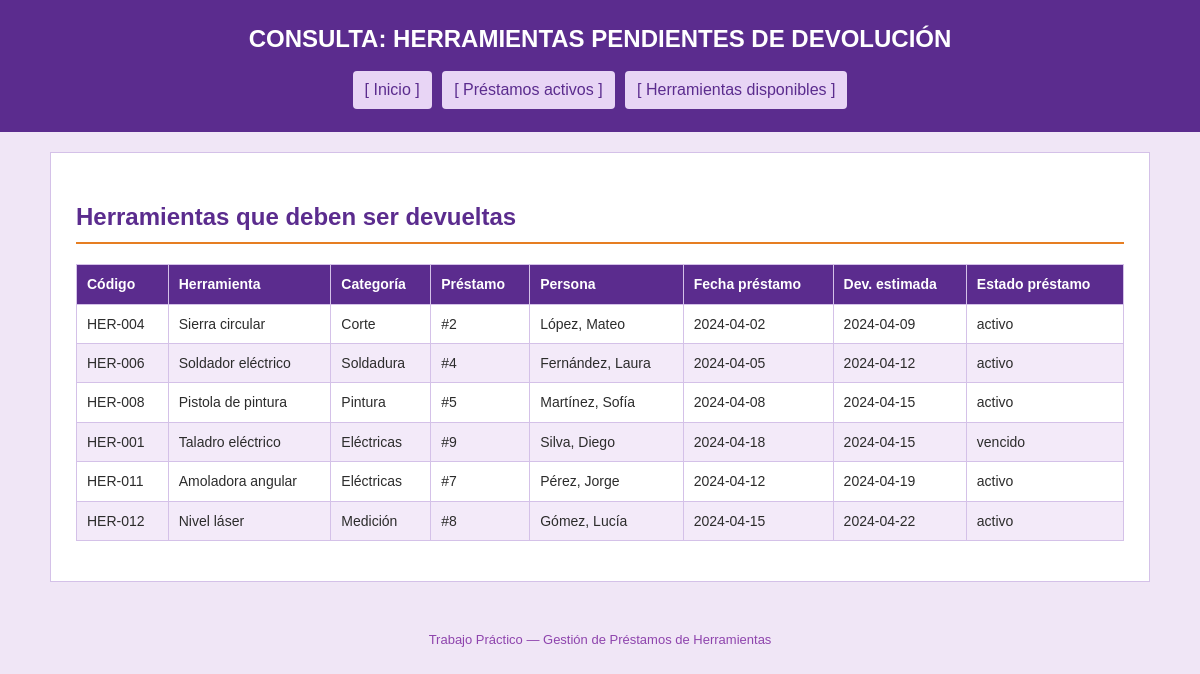
/aplicacion/consultas/herramientas_pendientes.php, run on the app's committed database.
### tables this page shows
CREATE TABLE `herramienta` (
  `id_herramienta` int(11) NOT NULL AUTO_INCREMENT,
  `nombre` varchar(100) NOT NULL,
  `descripcion` text DEFAULT NULL,
  `codigo_interno` varchar(50) NOT NULL,
  `estado` varchar(50) NOT NULL DEFAULT 'disponible',
  `id_categoria` int(11) DEFAULT NULL,
  PRIMARY KEY (`id_herramienta`),
  UNIQUE KEY `codigo_interno` (`codigo_interno`),
  KEY `fk_herramienta_categoria` (`id_categoria`),
  CONSTRAINT `fk_herramienta_categoria` FOREIGN KEY (`id_categoria`) REFERENCES `categoria` (`id_categoria`)
);

CREATE TABLE `categoria` (
  `id_categoria` int(11) NOT NULL AUTO_INCREMENT,
  `nombre` varchar(100) NOT NULL,
  PRIMARY KEY (`id_categoria`)
);

CREATE TABLE `prestamo` (
  `id_prestamo` int(11) NOT NULL AUTO_INCREMENT,
  `id_persona` int(11) NOT NULL,
  `fecha_prestamo` date NOT NULL,
  `fecha_devolucion_estimada` date DEFAULT NULL,
  `fecha_devolucion_real` date DEFAULT NULL,
  `estado` varchar(50) NOT NULL DEFAULT 'activo',
  PRIMARY KEY (`id_prestamo`),
  KEY `fk_prestamo_persona` (`id_persona`),
  CONSTRAINT `fk_prestamo_persona` FOREIGN KEY (`id_persona`) REFERENCES `persona` (`id_persona`)
);

CREATE TABLE `persona` (
  `id_persona` int(11) NOT NULL AUTO_INCREMENT,
  `nombre` varchar(100) NOT NULL,
  `apellido` varchar(100) NOT NULL,
  `dni` varchar(20) NOT NULL,
  `tipo_persona` varchar(30) NOT NULL,
  `telefono` varchar(30) DEFAULT NULL,
  `email` varchar(150) DEFAULT NULL,
  PRIMARY KEY (`id_persona`),
  UNIQUE KEY `dni` (`dni`),
  CONSTRAINT `chk_tipo_persona` CHECK (`tipo_persona` in ('docente','estudiante','personal_administrativo'))
);

### aplicacion/consultas/herramientas_pendientes.php (the view, shortened to what this page needs)
<?php
require_once "../conexion.php";
$sql = "SELECT h.id_herramienta,
               h.nombre,
               h.codigo_interno,
               h.estado,
               c.nombre AS categoria,
               pe.id_prestamo,
               pe.fecha_prestamo,
               pe.fecha_devolucion_estimada,
               pe.estado AS estado_prestamo,
               pr.nombre AS persona_nombre,
               pr.apellido AS persona_apellido
        FROM detalle_prestamo dp
        INNER JOIN herramienta h ON dp.id_herramienta = h.id_herramienta
        INNER JOIN prestamo pe ON dp.id_prestamo = pe.id_prestamo
        INNER JOIN persona pr ON pe.id_persona = pr.id_persona
        LEFT JOIN categoria c ON h.id_categoria = c.id_categoria
        WHERE pe.estado IN ('activo', 'vencido')
        ORDER BY pe.fecha_devolucion_estimada";
$pendientes = $pdo->query($sql)->fetchAll();
?>
<!DOCTYPE html>
<html lang="es">
<head>
    <link rel="stylesheet" href="../css/estilos.css">
</head>
<body>
<header>
    <h1>CONSULTA: HERRAMIENTAS PENDIENTES DE DEVOLUCIÓN</h1>
    <nav>
        <a href="../index.php">[ Inicio ]</a>
        <a href="prestamos_activos.php">[ Préstamos activos ]</a>
        <a href="herramientas_disponibles.php">[ Herramientas disponibles ]</a>
    </nav>
</header>
<main>
    <h2>Herramientas que deben ser devueltas</h2>
    <?php if (count($pendientes) > 0): ?>
        <table>
            <thead>
                <tr>
                    <th>Código</th>
                    <th>Herramienta</th>
                    <th>Categoría</th>
                    <th>Préstamo</th>
                    <th>Persona</th>
                    <th>Fecha préstamo</th>
                    <th>Dev. estimada</th>
                    <th>Estado préstamo</th>
                </tr>
            </thead>
            <tbody>
                <?php foreach ($pendientes as $p): ?>
                    <tr>
                        <td><?= htmlspecialchars($p['codigo_interno']) ?></td>
                        <td><?= htmlspecialchars($p['nombre']) ?></td>
                        <td><?= htmlspecialchars($p['categoria'] ?? '—') ?></td>
                        <td>#<?= $p['id_prestamo'] ?></td>
                        <td><?= htmlspecialchars($p['persona_apellido'] . ", " . $p['persona_nombre']) ?></td>
                        <td><?= htmlspecialchars($p['fecha_prestamo']) ?></td>
                        <td><?= htmlspecialchars($p['fecha_devolucion_estimada'] ?? '—') ?></td>
                        <td><?= htmlspecialchars($p['estado_prestamo']) ?></td>
                    </tr>
                <?php endforeach; ?>
            </tbody>
        </table>
    <?php else: ?>
        <div class="mensaje exito">No hay herramientas pendientes de devolución.</div>
    <?php endif; ?>
</main>
<footer>
    <p>Trabajo Práctico — Gestión de Préstamos de Herramientas</p>
</footer>
</body>
</html>

### aplicacion/css/estilos.css (style rules this page uses)
* { box-sizing: border-box; }
body { font-family: Arial, Helvetica, sans-serif; margin: 0; background-color: #f0e6f6; color: #2c2c2c; line-height: 1.6; }
header { background-color: #5b2c8e; color: #fff; padding: 20px; text-align: center; }
nav { margin-top: 10px; text-align: center; }
nav a { color: #5b2c8e; background-color: #e8d5f5; padding: 6px 12px; margin: 3px; display: inline-block; text-decoration: none; border-radius: 4px; }
main { max-width: 1100px; margin: 20px auto; background-color: #fff; padding: 25px; border: 1px solid #d4c1e8; }
h1 { margin: 0; font-size: 24px; }
h2 { color: #5b2c8e; border-bottom: 2px solid #e67e22; padding-bottom: 6px; }
table { width: 100%; border-collapse: collapse; margin: 15px 0; }
th, td { border: 1px solid #d4c1e8; padding: 8px 10px; text-align: left; font-size: 14px; }
th { background-color: #5b2c8e; color: #fff; }
tr:nth-child(even) { background-color: #f3eaf9; }
footer { text-align: center; padding: 15px; color: #8e44ad; font-size: 13px; }

### data on the page
herramienta: codigo_interno "HER-004", nombre "Sierra circular", id_categoria.nombre "Corte", prestamo.id_prestamo "2", persona.apellido+nombre "López, Mateo", prestamo.fecha_prestamo "2024-04-02", prestamo.fecha_devolucion_estimada "2024-04-09", prestamo.estado "activo"
herramienta: codigo_interno "HER-006", nombre "Soldador eléctrico", id_categoria.nombre "Soldadura", prestamo.id_prestamo "4", persona.apellido+nombre "Fernández, Laura", prestamo.fecha_prestamo "2024-04-05", prestamo.fecha_devolucion_estimada "2024-04-12", prestamo.estado "activo"
herramienta: codigo_interno "HER-008", nombre "Pistola de pintura", id_categoria.nombre "Pintura", prestamo.id_prestamo "5", persona.apellido+nombre "Martínez, Sofía", prestamo.fecha_prestamo "2024-04-08", prestamo.fecha_devolucion_estimada "2024-04-15", prestamo.estado "activo"
herramienta: codigo_interno "HER-001", nombre "Taladro eléctrico", id_categoria.nombre "Eléctricas", prestamo.id_prestamo "9", persona.apellido+nombre "Silva, Diego", prestamo.fecha_prestamo "2024-04-18", prestamo.fecha_devolucion_estimada "2024-04-15", prestamo.estado "vencido"
herramienta: codigo_interno "HER-011", nombre "Amoladora angular", id_categoria.nombre "Eléctricas", prestamo.id_prestamo "7", persona.apellido+nombre "Pérez, Jorge", prestamo.fecha_prestamo "2024-04-12", prestamo.fecha_devolucion_estimada "2024-04-19", prestamo.estado "activo"
herramienta: codigo_interno "HER-012", nombre "Nivel láser", id_categoria.nombre "Medición", prestamo.id_prestamo "8", persona.apellido+nombre "Gómez, Lucía", prestamo.fecha_prestamo "2024-04-15", prestamo.fecha_devolucion_estimada "2024-04-22", prestamo.estado "activo"
